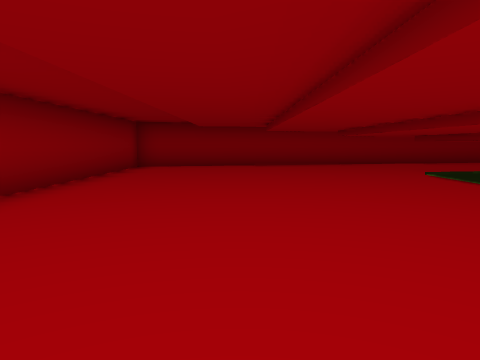
[1] (above)

18 first-person views from a walk through a Unity game level. The camera is 1.4 m above the floor, tilts 6° down and sees 70° across. The floor is counted in squares, 2 m on a side. Each view is taken from the middle of a square. On the plan, view 1 faces up. The plan holds only what a view shows up to about 11 squares ahead; the rest is blank. The place goes on beyond the plan. The player character is not drawn.

[2]
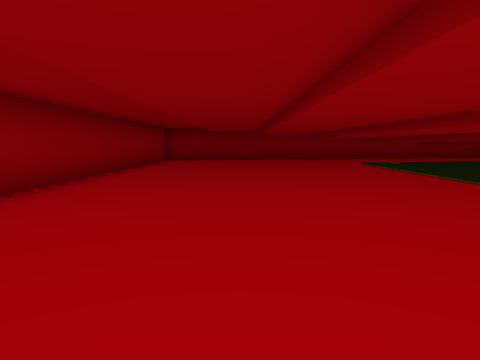

[3]
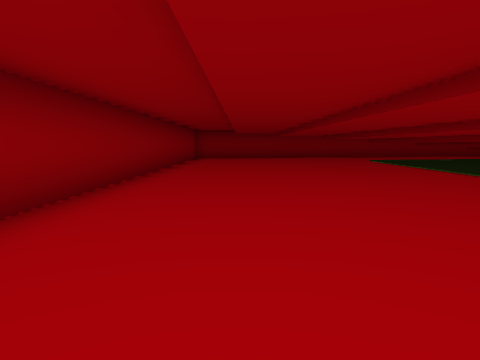

[4]
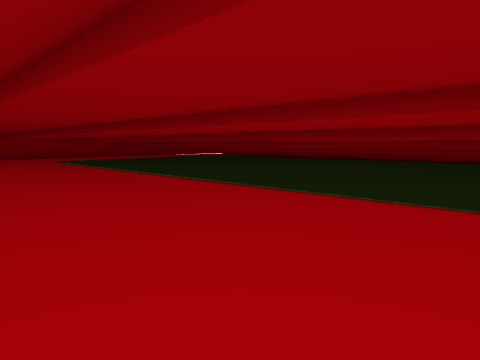

[5]
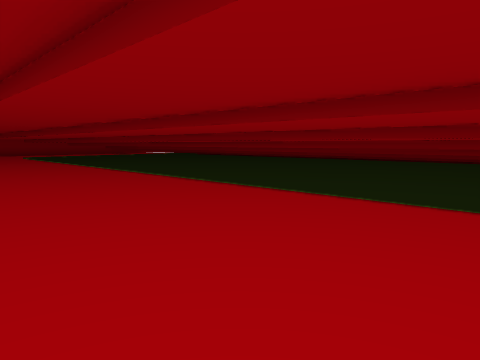

[6]
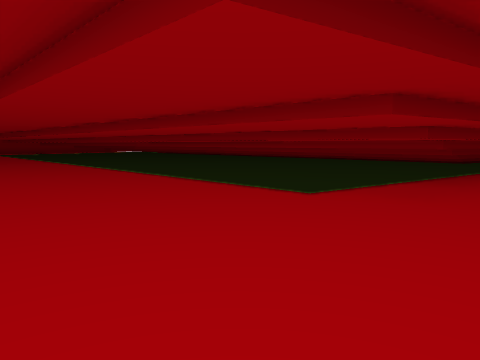

[7]
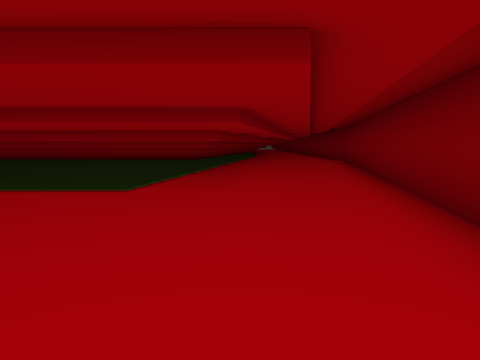

[8]
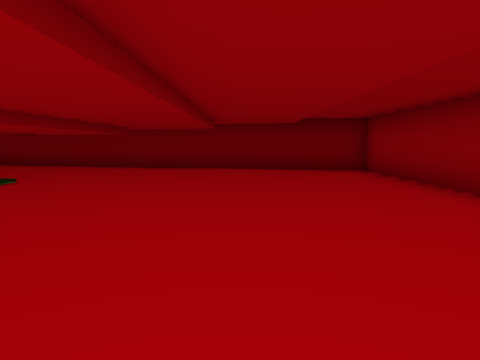

[9]
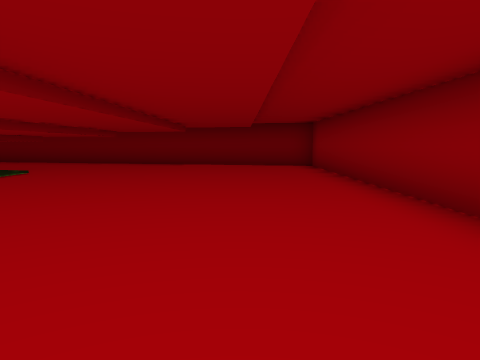

[10]
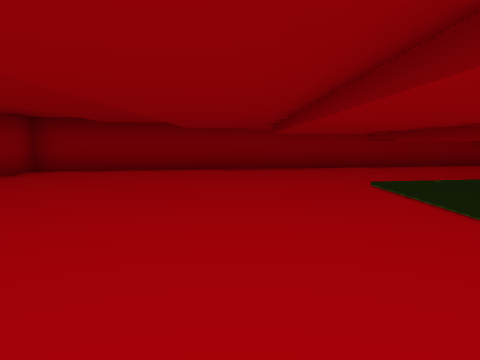

[11]
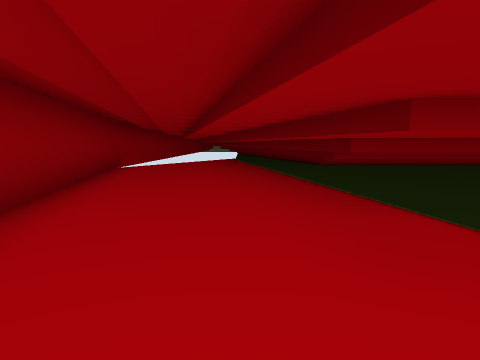

[12]
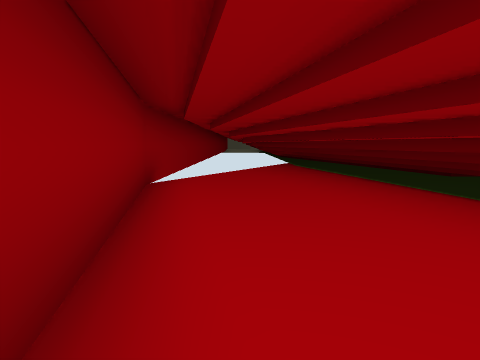

[13]
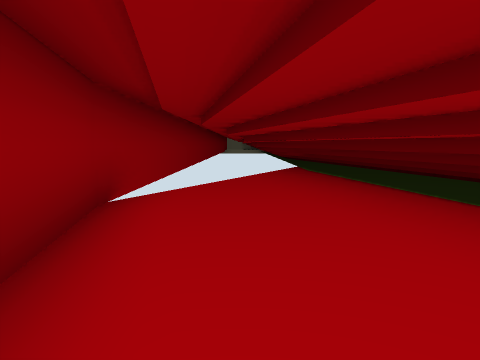

[14]
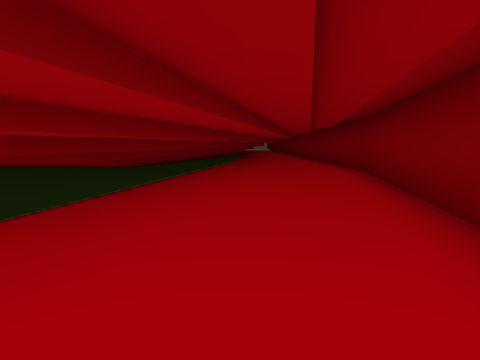

[15]
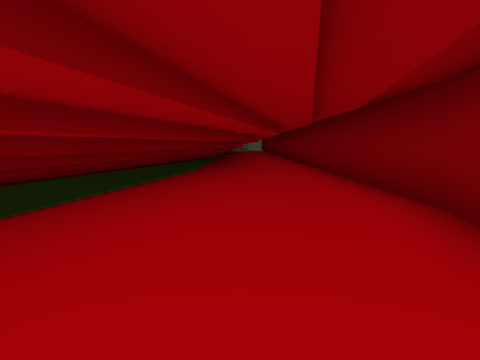

[16]
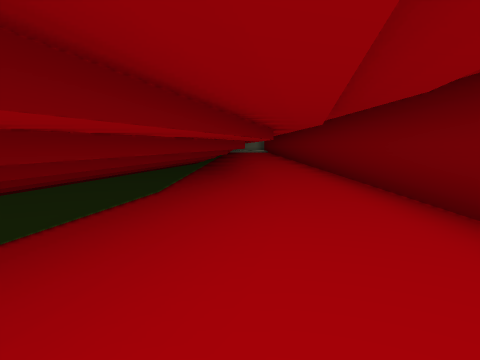

[17]
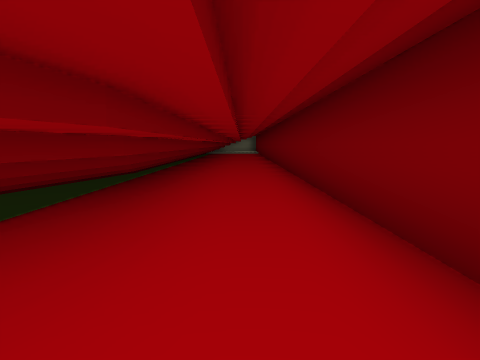

[18]
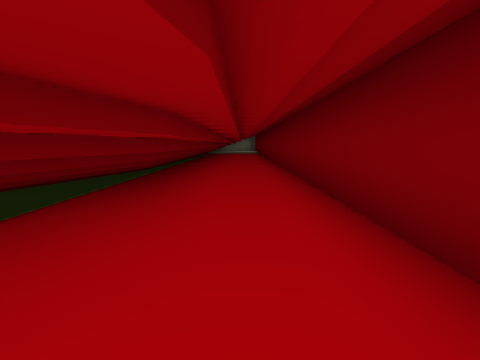

### Floor plan
Points are (right, up) in squares from view 1. A wall is a line through its corners. A room is listed if a view was taken in it or the views show most of it. See-through windows are left out.
Room 1 (views 1, 2, 3, 4, 5, 6, 7, 8, 9, 10, 11, 12, 13, 14, 15, 16, 17, 18)
walls: (-3.3, -8.2) (-3.3, -16) (12.7, -19.2); (6.6, 8.8) (18, 11.1); (8.5, 8.5) (10.9, 9); (12.9, -15) (8.4, -14); (11.2, 9) (15.9, 10); (12.6, -19.2) (28.1, -19.3); (18.3, -17.5) (4.5, -14.7) (4.7, 9.2) (17.9, 11.8); (12.9, 13.6) (-3.2, 10.6) (-3.2, -2.8); (19.7, -17.1) (6.5, -14.3); (21.1, -16.7) (13.2, -15); (17.9, 13.6) (12.7, 13.6); (27.1, -16.7) (21, -16.7); (28.1, -17.1) (19.6, -17.1); (28, -17.6) (18.2, -17.5)
low walls: (26.3, -16.3) (22.5, -16.3) (21.2, -16)

Where each view was taken, in squares from view 1:
view 1: 0 up, 0 right, facing up
view 2: 4 down, 0 right, facing up
view 3: 6 down, 1 left, facing up
view 4: 6 down, 0 right, facing up-right
view 5: 11 down, 0 right, facing up-right
view 6: 16 down, 0 right, facing up-right
view 7: 15 down, 1 left, facing right
view 8: 7 down, 0 right, facing down
view 9: 5 down, 1 left, facing down
view 10: 2 up, 2 right, facing up
view 11: 10 up, 3 right, facing right
view 12: 12 up, 7 right, facing right
view 13: 12 up, 9 right, facing right
view 14: 16 down, 4 right, facing right
view 15: 17 down, 9 right, facing right
view 16: 17 down, 13 right, facing right
view 17: 18 down, 17 right, facing right
view 18: 18 down, 16 right, facing right
